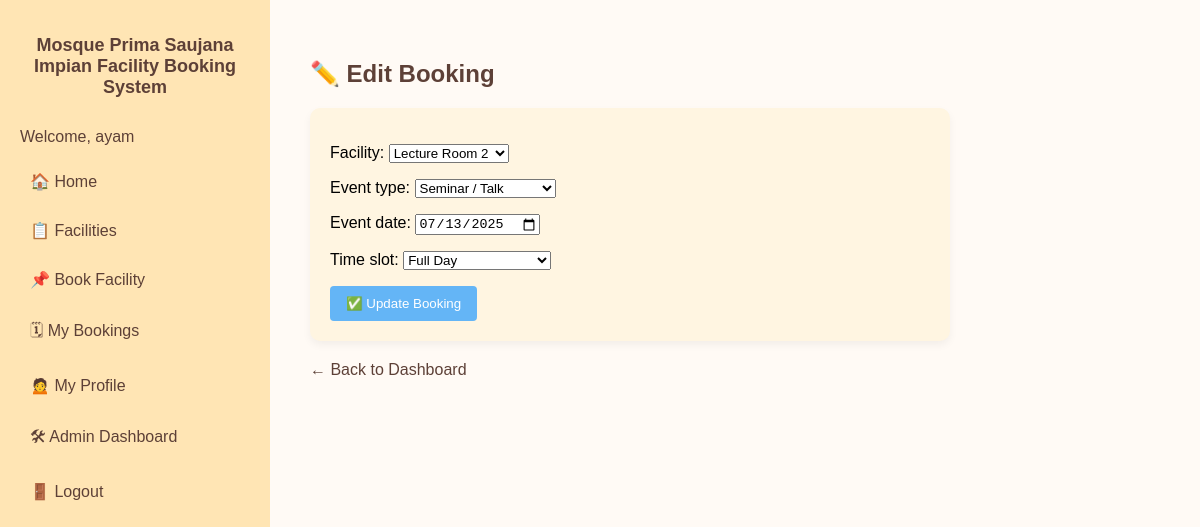
Screenshot of /mosque_booking_system/edit-booking/104/ (signed in) with the database file from the repository.
### booking/models.py (models this page shows, shortened)
class Booking(models.Model):
    EVENT_CHOICES = [
        ('Nikah', 'Nikah Ceremony'),
        ('Religious Class', 'Religious Class'),
        ('Community Event', 'Community Event'),
        ('Seminar', 'Seminar / Talk'),
        ('Workshop', 'Workshop / Training'),
        ('Other', 'Other Event'),
    ]
    STATUS_CHOICES = [
        ('Pending', 'Pending Approval'),
        ('Approved', 'Approved'),
        ('Rejected', 'Rejected'),
        ('Cancelled', 'Cancelled'),
    ]
    user = models.ForeignKey(User, on_delete=models.CASCADE, related_name='bookings')
    facility = models.ForeignKey(Facility, on_delete=models.CASCADE, related_name='bookings', limit_choices_to={'is_active': True})
    event_type = models.CharField(max_length=30, choices=EVENT_CHOICES, default='Religious Class')
    event_date = models.DateField()
    time_slot = models.CharField(max_length=20, choices=TIME_SLOTS)
    status = models.CharField(max_length=20, choices=STATUS_CHOICES, default='Pending')
    attendees = models.PositiveIntegerField(default=1)
    created_at = models.DateTimeField(auto_now_add=True)
    updated_at = models.DateTimeField(auto_now=True)
    class Meta:
        ordering = ['-event_date', 'facility']
        permissions = [
            ("can_approve_booking", "Can approve or reject bookings"),
            ("can_view_all_bookings", "Can see all bookings (not just own)"),
        ]

### booking/views.py (the view)
# urls.py: path('mosque_booking_system/edit-booking/<int:booking_id>/', views.edit_booking, name='edit_booking'),
@login_required
def edit_booking(request, booking_id):
    if not request.user.is_staff:
        return redirect('booking:home')
    booking = get_object_or_404(Booking, id=booking_id)
    if request.method == 'POST':
        form = BookingForm(request.POST, instance=booking)
        if form.is_valid():
            form.save()
            messages.success(request, 'Booking updated successfully.')
            return redirect('booking:admin_dashboard')
    else:
        form = BookingForm(instance=booking)
    return render(request, 'booking/edit_booking.html', {'form': form, 'booking': booking})

### booking/forms.py (shortened to what this page needs)
class BookingForm(forms.ModelForm):
    def __init__(self, *args, **kwargs):
        super().__init__(*args, **kwargs)
        self.fields['facility'].queryset = Facility.objects.filter(is_active=True)
    class Meta:
        model = Booking
        fields = ['facility', 'event_type', 'event_date', 'time_slot']
        widgets = {
            'event_date': forms.DateInput(attrs={'type': 'date', 'min': (timezone.now() + timezone.timedelta(days=3)).date()}),
        }

### booking/models.py (called while the page is built)
    def __str__(self):
        return self.name

### booking/templates/booking/edit_booking.html (shortened to what this page needs)
{% extends 'booking/base.html' %}
{% load static %}
{% block content %}
<h2 style="color: #5d4037;">✏️ Edit Booking</h2>
<form method="post" style="background-color: #fff5e1; padding: 20px; border-radius: 10px; box-shadow: 0 4px 8px rgba(0,0,0,0.05); width: 100%; max-width: 600px;">
    {{ form.as_p }}
    <button type="submit" style="background-color: #64b5f6; color: #fff; padding: 10px 16px; border: none; border-radius: 4px; cursor: pointer;">✅ Update Booking</button>
</form>
<p style="margin-top: 20px;">
    <a href="{% url 'booking:admin_dashboard' %}" style="color: #5d4037; text-decoration: none;">← Back to Dashboard</a>
</p>
{% endblock %}

### booking/templates/booking/base.html (shortened to what this page needs)
{% load static %}
<!DOCTYPE html>
<html lang="en">
<head>
</head>
<body>
    <div class="sidebar">
        <h2>Mosque Prima Saujana Impian Facility Booking System</h2>
        {% if user.is_authenticated %}
            <p>Welcome, {{ user.username }}</p>
            <a href="{% url 'booking:home' %}">🏠 Home</a>
            <a href="{% url 'booking:facilities' %}">📋 Facilities</a>
            <a href="{% url 'booking:make_booking' %}">📌 Book Facility</a>
            <a href="{% url 'booking:my_bookings' %}">🗓 My Bookings</a>
            <a href="{% url 'booking:profile' %}">🙍 My Profile</a>
            {% if user.is_staff %}
                <a href="{% url 'booking:admin_dashboard' %}">🛠 Admin Dashboard</a>
            {% endif %}
            <form method="post" action="{% url 'booking:logout' %}">
                <button type="submit" class="logout-btn">🚪 Logout</button>
            </form>
        {% else %}
            <a href="{% url 'booking:home' %}">🏠 Home</a>
            <a href="{% url 'booking:facilities' %}">📋 Facilities</a>
            <a href="{% url 'booking:login' %}">🔐 Login</a>
            <a href="{% url 'booking:register' %}">✍️ Register</a>
        {% endif %}
    </div>
    <div class="content">
        {% block content %}{% endblock %}
    </div>
</body>
</html>

### booking/templates/booking/base.html (style rules this page uses)
body { margin: 0; font-family: Arial, sans-serif; display: flex; min-height: 100vh; background-color: #fff8f0; }
.sidebar { width: 230px; background-color: #ffe5b4; color: #5d4037; padding: 20px; flex-shrink: 0; box-shadow: 2px 0 5px rgba(0, 0, 0, 0.1); }
.sidebar h2 { text-align: center; margin-bottom: 30px; font-size: 18px; }
.sidebar a, .sidebar form { display: block; margin: 10px 0; }
.sidebar a { color: #5d4037; text-decoration: none; padding: 10px; border-radius: 5px; transition: background 0.3s; }
.logout-btn { background: none; border: none; color: #5d4037; font-size: 16px; cursor: pointer; padding: 10px; text-align: left; width: 100%; border-radius: 5px; transition: background 0.3s; }
.content { flex-grow: 1; padding: 40px; background-color: #fffaf5; }

### rows the page displays
Booking: facility "Lecture Room 2", event_type "Seminar / Talk", event_date "07/13/2025", time_slot "Full Day"

### other values shown
{{ user.username }} "ayam"
